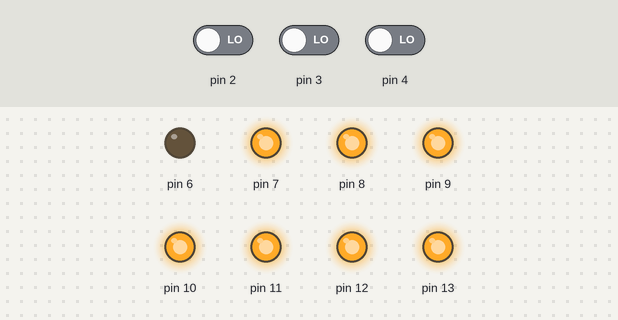
The sketch below on a simulated Arduino Uno, built with avr-gcc and run on an emulated ATmega328P. Shown: output pins drawn as LEDs (lit = HIGH). The inputs (shaded band) are chosen by the test bench; at power-on: pin 2 LOW, pin 3 LOW, pin 4 LOW.

Above: at 1.2 s.
1.3 s: pin 2 driven HIGH
At 2.5 s:
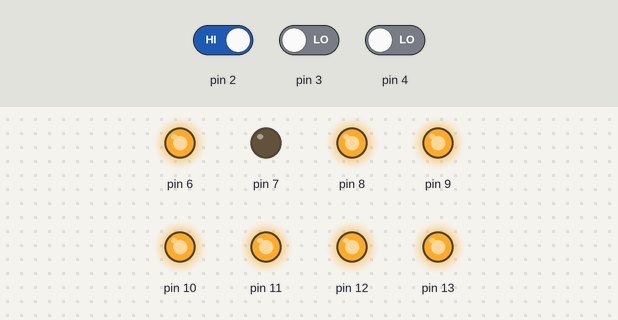
2.8 s: pin 3 driven HIGH
At 3.8 s:
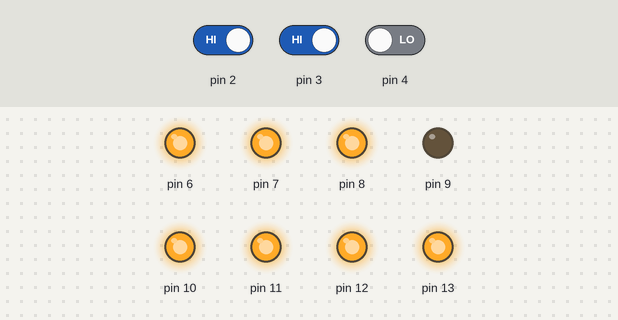
4.3 s: pin 4 driven HIGH
At 4.9 s:
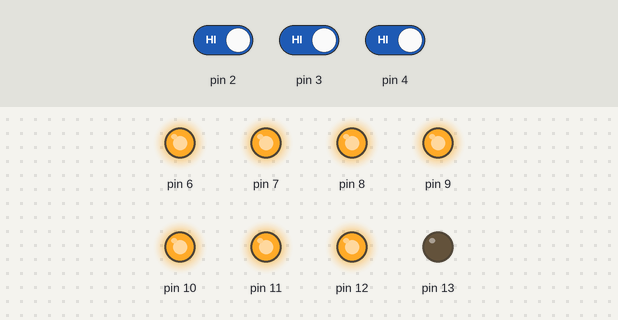
5.8 s: pin 2 driven LOW
At 6.1 s:
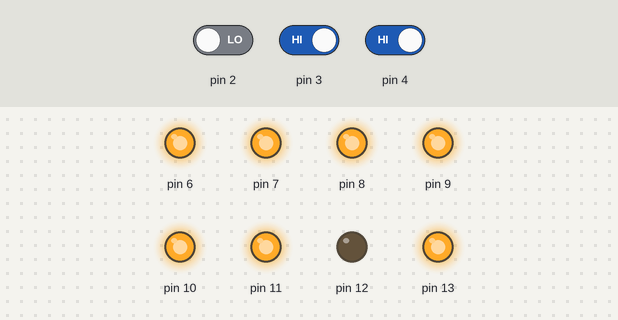
7.3 s: pin 3 driven LOW
At 8.4 s:
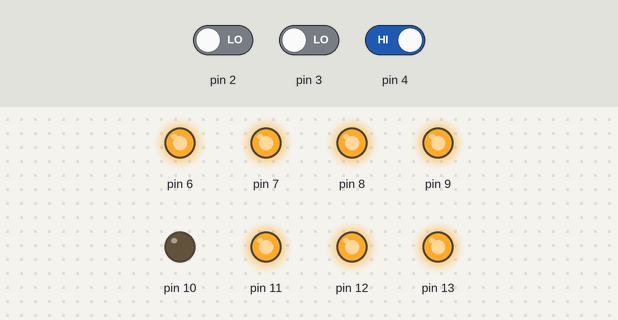
8.8 s: pin 2 driven HIGH
At 9.5 s:
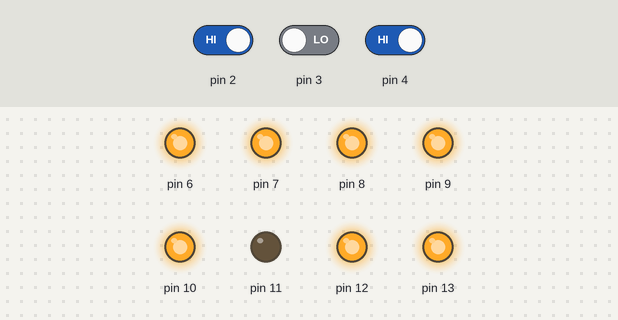
Timing chart, 0 to 11.3 s (numbered marks = the images above; inputs shaded):
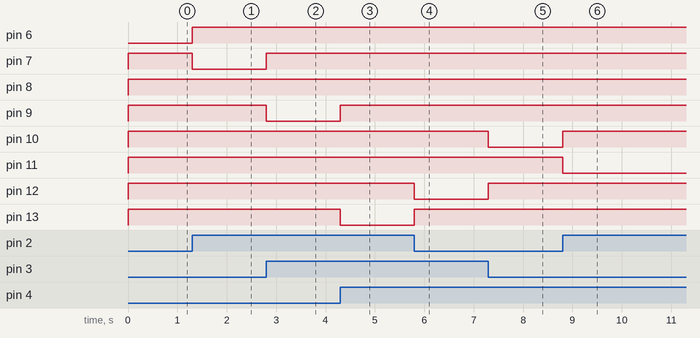

Measured:
- after the input at 1.3 s, pin 6: LOW → HIGH at once; pin 7: HIGH → LOW at once
- after the input at 2.8 s, pin 7: LOW → HIGH at once; pin 9: HIGH → LOW at once
- after the input at 4.3 s, pin 9: LOW → HIGH at once; pin 13: HIGH → LOW at once
- after the input at 5.8 s, pin 12: HIGH → LOW at once; pin 13: LOW → HIGH at once
- after the input at 7.3 s, pin 10: HIGH → LOW at once; pin 12: LOW → HIGH at once
- after the input at 8.8 s, pin 10: LOW → HIGH at once; pin 11: HIGH → LOW at once

The sketch:

0508_Mutiplexer_74138.ino
```cpp
void setup() {
  // put your setup code here, to run once:
  // selector
  pinMode(2, INPUT);
  pinMode(3, INPUT);
  pinMode(4, INPUT);

  pinMode(6, OUTPUT); // 0
  pinMode(7, OUTPUT); // 1
  pinMode(8, OUTPUT); // 2
  pinMode(9, OUTPUT); // 3
  pinMode(10, OUTPUT);// 4
  pinMode(11, OUTPUT);// 5
  pinMode(12, OUTPUT);// 6
  pinMode(13, OUTPUT);// 7

}

void loop() {
  // put your main code here, to run repeatedly:
  int a = digitalRead(2);
  int b = digitalRead(3);
  int c = digitalRead(4);

  Mutiplexer74138(a , b, c);
}

void Mutiplexer74138(int a, int b, int c){
  if( !( (!a) & (!b) & (!c) ) ){
    digitalWrite(6,HIGH);
  }
  else{
    digitalWrite(6,LOW);
  }

  if( !( (a) & (!b) & (!c) ) ){
    digitalWrite(7,HIGH);
  }
  else{
    digitalWrite(7,LOW);
  }

  if( !( (!a) & (b) & (!c) ) ){
    digitalWrite(8,HIGH);
  }
  else{
    digitalWrite(8,LOW);
  }

  if( !( (a) & (b) & (!c) ) ){
    digitalWrite(9,HIGH);
  }
  else{
    digitalWrite(9,LOW);
  }

  if( !( (!a) & (!b) & (c) ) ){
    digitalWrite(10,HIGH);
  }
  else{
    digitalWrite(10,LOW);
  }

  if( !( (a) & (!b) & (c) ) ){
    digitalWrite(11,HIGH);
  }
  else{
    digitalWrite(11,LOW);
  }

  if( !( (!a) & (b) & (c) ) ){
    digitalWrite(12,HIGH);
  }
  else{
    digitalWrite(12,LOW);
  }

  if( !( (a) & (b) & (c) ) ){
    digitalWrite(13,HIGH);
  }
  else{
    digitalWrite(13,LOW);
  }

}
```
